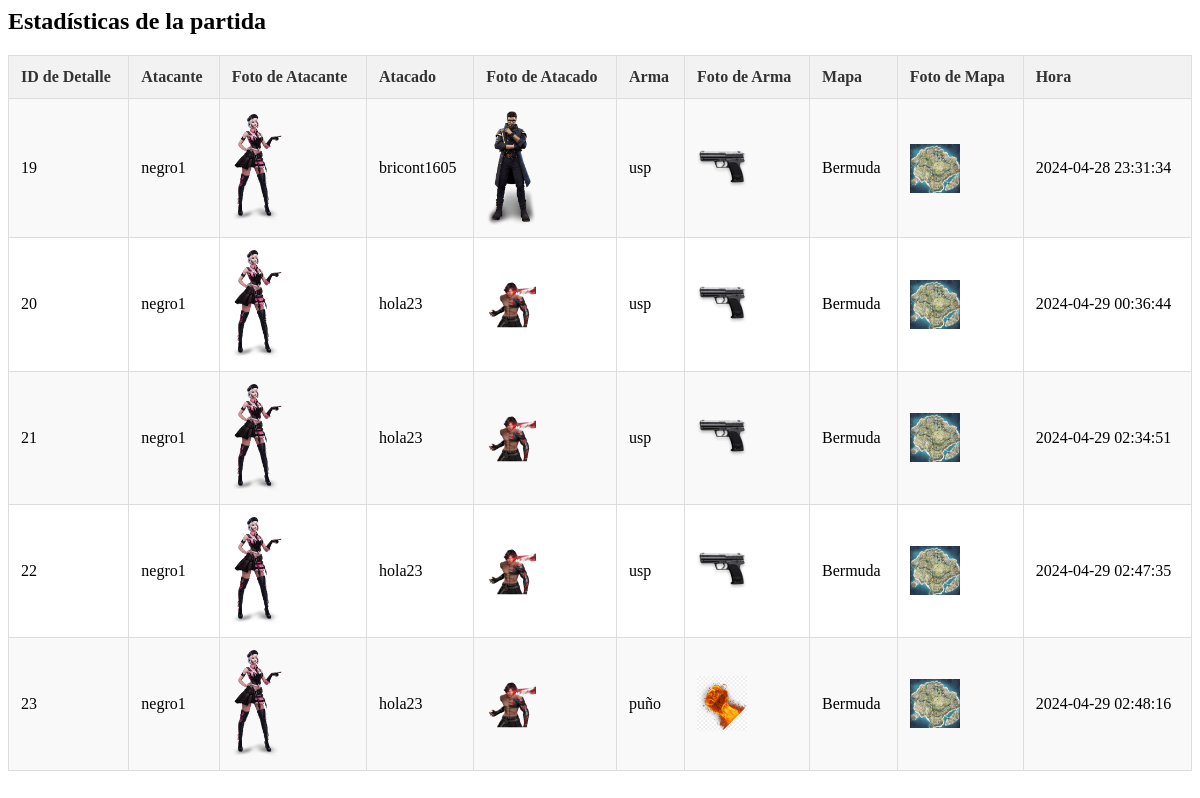
The app's page /jugador/ver_estadisticas.php (signed in) with its own data.
### tables this page shows
CREATE TABLE `detalles_partida` (
  `id_detalle` int(11) NOT NULL,
  `id_atacante` int(11) DEFAULT NULL,
  `id_atacado` int(11) DEFAULT NULL,
  `id_arma` int(11) DEFAULT NULL,
  `id_mundo` int(11) DEFAULT NULL,
  `fecha` timestamp NOT NULL DEFAULT current_timestamp()
);

CREATE TABLE `usuarios` (
  `id_usuario` int(11) NOT NULL,
  `nombre` varchar(50) NOT NULL,
  `correo` varchar(60) NOT NULL,
  `username` varchar(20) NOT NULL,
  `contrasena` varchar(500) NOT NULL,
  `id_avatar` int(11) NOT NULL,
  `id_tip_user` int(11) NOT NULL,
  `nivel` int(100) NOT NULL,
  `id_puntos` int(11) NOT NULL,
  `puntos` int(11) NOT NULL,
  `vida` int(11) NOT NULL,
  `id_estado` int(11) NOT NULL DEFAULT 2,
  `ultimo_ingreso` timestamp NOT NULL DEFAULT current_timestamp() ON UPDATE current_timestamp()
);

CREATE TABLE `avatar` (
  `id_avatar` int(11) NOT NULL,
  `avatar` varchar(100) NOT NULL,
  `foto` varchar(200) NOT NULL
);

CREATE TABLE `armas` (
  `id_arma` int(11) NOT NULL,
  `nombre_ar` varchar(50) NOT NULL,
  `id_tipo` int(11) NOT NULL,
  `cant_balas` int(11) NOT NULL,
  `dano` int(11) NOT NULL,
  `foto` varchar(300) NOT NULL,
  `id_puntos` int(11) DEFAULT NULL
);

CREATE TABLE `mundo` (
  `id_mundo` int(11) NOT NULL,
  `nombre_fo` varchar(50) NOT NULL,
  `maxi_jugadores` int(11) NOT NULL,
  `foto` varchar(500) NOT NULL,
  `id_puntosm` int(11) DEFAULT NULL
);

### jugador/ver_estadisticas.php (the view, shortened to what this page needs)
<?php
$servername = "localhost";
$username = "root";
$password = "";
$database = "free";
$conn = new mysqli($servername, $username, $password, $database);
$username = $_SESSION['username'];
$sql_user_id = "SELECT id_usuario FROM usuarios WHERE username = '$username'";
$result_user_id = $conn->query($sql_user_id);
if ($result_user_id->num_rows > 0) {
    $row_user_id = $result_user_id->fetch_assoc();
    $id_usuario = $row_user_id['id_usuario'];
} else {
    echo "Error: No se encontró el ID de usuario.";
    exit();
}
$sql = "SELECT detalles_partida.id_detalle,
               atacante.username AS atacante_username,
               atacante_avatar.foto AS atacante_foto,
               atacado.username AS atacado_username,
               atacado_avatar.foto AS atacado_foto,
               armas.nombre_ar AS nombre_arma,
               armas.foto AS arma_foto,
               mundo.nombre_fo AS nombre_mapa,
               mundo.foto AS mundo_foto,
               detalles_partida.fecha
        FROM detalles_partida
        INNER JOIN usuarios AS atacante ON detalles_partida.id_atacante = atacante.id_usuario
        INNER JOIN avatar AS atacante_avatar ON atacante.id_avatar = atacante_avatar.id_avatar
        INNER JOIN usuarios AS atacado ON detalles_partida.id_atacado = atacado.id_usuario
        INNER JOIN avatar AS atacado_avatar ON atacado.id_avatar = atacado_avatar.id_avatar
        INNER JOIN armas ON detalles_partida.id_arma = armas.id_arma
        INNER JOIN mundo ON detalles_partida.id_mundo = mundo.id_mundo
        WHERE detalles_partida.id_atacante = $id_usuario OR detalles_partida.id_atacado = $id_usuario";
$result = $conn->query($sql);
if ($result->num_rows > 0) {
    echo "<h2>Estadísticas de la partida</h2>";
    echo "<table border='1'>
            <tr>
                <th>ID de Detalle</th>
                <th>Atacante</th>
                <th>Foto de Atacante</th>
                <th>Atacado</th>
                <th>Foto de Atacado</th>
                <th>Arma</th>
                <th>Foto de Arma</th>
                <th>Mapa</th>
                <th>Foto de Mapa</th>
                <th>Hora</th>
            </tr>";
    while ($row = $result->fetch_assoc()) {
        echo "<tr>";
        echo "<td>" . $row['id_detalle'] . "</td>";
        echo "<td>" . $row['atacante_username'] . "</td>";
        echo "<td><img src='" . $row['atacante_foto'] . "' width='50'></td>";
        echo "<td>" . $row['atacado_username'] . "</td>";
        echo "<td><img src='" . $row['atacado_foto'] . "' width='50'></td>";
        echo "<td>" . $row['nombre_arma'] . "</td>";
        echo "<td><img src='" . $row['arma_foto'] . "' width='50'></td>";
        echo "<td>" . $row['nombre_mapa'] . "</td>";
        echo "<td><img src='" . $row['mundo_foto'] . "' width='50'></td>";
        echo "<td>" . $row['fecha'] . "</td>";
        echo "</tr>";
    }
    echo "</table>";
} else {
    echo "No se encontraron detalles de la partida.";
}
?>
<!DOCTYPE html>
<html lang="en">
<head>
</head>
<body>
</body>
</html>

### jugador/ver_estadisticas.php (style rules this page uses)
table { width: 100%; margin-top: 20px; border-collapse: collapse; background-color: #ffffff; }
th, td { padding: 12px; border: 1px solid #dddddd; text-align: left; }
th { background-color: #f2f2f2; color: #333333; }
tr:nth-child(even) { background-color: #f9f9f9; }
table img { width: 50px; height: auto; }

### records on screen
detalles_partida: id_detalle "19", id_atacante.username "negro1", avatar.foto (picture), id_atacado.username "bricont1605", id_arma.nombre_ar "usp", id_arma.foto (picture), id_mundo.nombre_fo "Bermuda", id_mundo.foto (picture), fecha "2024-04-28 23:31:34"
detalles_partida: id_detalle "20", id_atacante.username "negro1", avatar.foto (picture), id_atacado.username "hola23", id_arma.nombre_ar "usp", id_arma.foto (picture), id_mundo.nombre_fo "Bermuda", id_mundo.foto (picture), fecha "2024-04-29 00:36:44"
detalles_partida: id_detalle "21", id_atacante.username "negro1", avatar.foto (picture), id_atacado.username "hola23", id_arma.nombre_ar "usp", id_arma.foto (picture), id_mundo.nombre_fo "Bermuda", id_mundo.foto (picture), fecha "2024-04-29 02:34:51"
detalles_partida: id_detalle "22", id_atacante.username "negro1", avatar.foto (picture), id_atacado.username "hola23", id_arma.nombre_ar "usp", id_arma.foto (picture), id_mundo.nombre_fo "Bermuda", id_mundo.foto (picture), fecha "2024-04-29 02:47:35"
detalles_partida: id_detalle "23", id_atacante.username "negro1", avatar.foto (picture), id_atacado.username "hola23", id_arma.nombre_ar "puño", id_arma.foto (picture), id_mundo.nombre_fo "Bermuda", id_mundo.foto (picture), fecha "2024-04-29 02:48:16"
